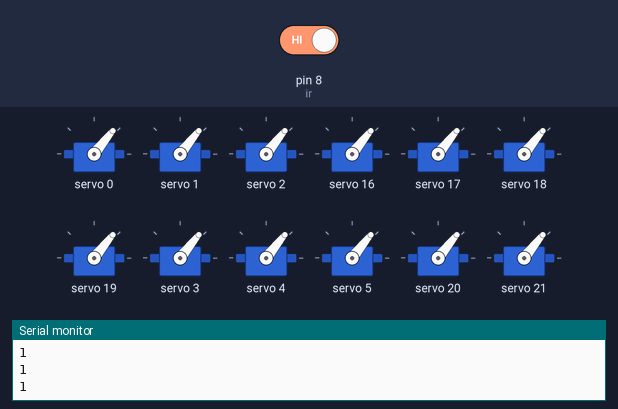
Bench run of a sketch on a simulated Arduino Uno, built with avr-gcc and run on an emulated ATmega328P. On the bench: 12 × servo, the last lines printed to the serial monitor. The test bench sets the inputs (shaded band); at power-on: pin 8 (ir) HIGH.

Above: at 2.7 s.
2.8 s: pin 8 (ir) driven LOW
At 8.38 s:
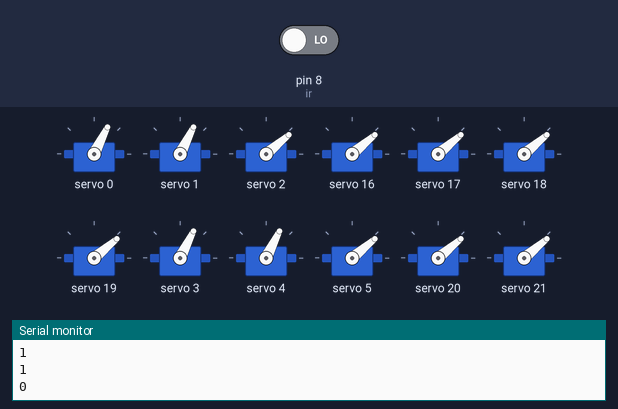
14.3 s: pin 8 (ir) driven HIGH
At 15.88 s:
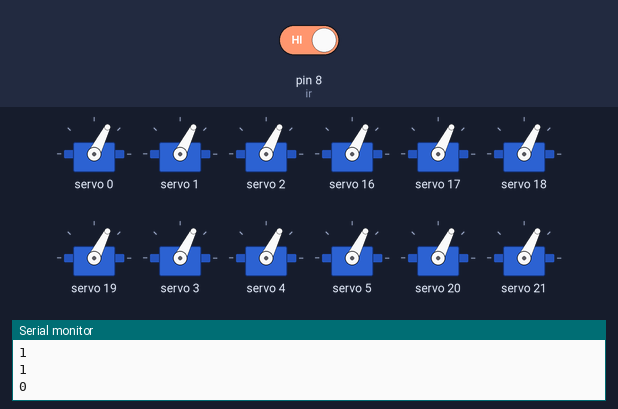
Timing chart, 0 to 18.7 s (numbered marks = the images above; inputs shaded):
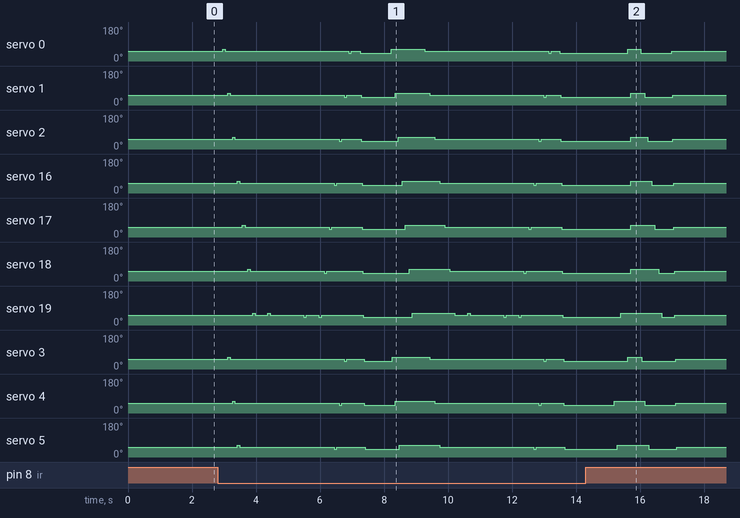

The sketch:

kinetic_mirror1.ino
```cpp
#include <Wire.h>
#include <Adafruit_PWMServoDriver.h>

// called this way, it uses the default address 0x40
Adafruit_PWMServoDriver pwm1 = Adafruit_PWMServoDriver(0x40);
Adafruit_PWMServoDriver pwm2 = Adafruit_PWMServoDriver(0x41);
Adafruit_PWMServoDriver pwm3 = Adafruit_PWMServoDriver(0x42);
Adafruit_PWMServoDriver pwm4 = Adafruit_PWMServoDriver(0x44);

int arr[7][7][2]={
  {{1,0},{1,1},{1,2},{2,0},{2,1},{2,2},{2,3}},
  {{1,3},{1,4},{1,5},{2,4},{2,5},{2,6},{2,7}},
  {{1,6},{1,7},{1,8},{2,8},{2,9},{2,10},{2,11}},
  {{4,0},{4,1},{4,2},{3,0},{3,1},{3,2},{3,3}},
  {{4,3},{4,4},{4,5},{3,4},{3,5},{3,6},{3,7}},
  {{4,6},{4,7},{4,8},{3,8},{3,9},{3,10},{3,11}},
  {{4,9},{4,10},{4,11},{3,12},{3,13},{3,14},{3,15}}
};


#define SERVOMIN  180 // This is the 'minimum' pulse length count (out of 4096)
#define SERVOMAX  250 // This is the 'maximum' pulse length count (out of 4096)
#define USMIN  600 // This is the rounded 'minimum' microsecond length based on the minimum pulse of 150
#define USMAX  2400 // This is the rounded 'maximum' microsecond length based on the maximum pulse of 600
#define SERVO_FREQ 50 // Analog servos run at ~50 Hz updates

// our servo # counter
uint8_t servonum = 0;


// column wave..........................
void rotatecolumn(int spin){
  for(int i = 0; i<7 ;i++){
  if(arr[i][0][0] == 1){
    pwm1.setPWM(arr[i][0][1],0,spin);
    }
   else if(arr[i][0][0] == 4){
    pwm4.setPWM(arr[i][0][1],0,spin);
    }
     delay(15);
  }
  for(int i = 0; i<7 ;i++){
  if(arr[i][1][0] == 1){
    pwm1.setPWM(arr[i][1][1],0,spin);
    }
   else if(arr[i][1][0] == 4){
    pwm4.setPWM(arr[i][1][1],0,spin);
    }
     delay(15);
  }
  for(int i = 0; i<7 ;i++){
  if(arr[i][2][0] == 1){
    pwm1.setPWM(arr[i][2][1],0,spin);
    }
   else if(arr[i][2][0] == 4){
    pwm4.setPWM(arr[i][2][1],0,spin);
    }
     delay(15);
  }
  for(int i = 0; i<7 ;i++){
  if(arr[i][3][0] == 2){
    pwm2.setPWM(arr[i][3][1],0,spin);
    }
   else if(arr[i][3][0] == 3){
    pwm3.setPWM(arr[i][3][1],0,spin);
    }
     delay(15);
  }
  for(int i = 0; i<7 ;i++){
  if(arr[i][4][0] == 2){
    pwm2.setPWM(arr[i][4][1],0,spin);
    }
   else if(arr[i][4][0] == 3){
    pwm3.setPWM(arr[i][4][1],0,spin);
    }
     delay(15);
  }
  for(int i = 0; i<7 ;i++){
  if(arr[i][5][0] == 2){
    pwm2.setPWM(arr[i][5][1],0,spin);
    }
   else if(arr[i][5][0] == 3){
    pwm3.setPWM(arr[i][5][1],0,spin);
    }
     delay(15);
  }
  for(int i = 0; i<7 ;i++){
  if(arr[i][6][0] == 2){
    pwm2.setPWM(arr[i][6][1],0,spin);
    }
   else if(arr[i][6][0] == 3){
    pwm3.setPWM(arr[i][6][1],0,spin);
    }
     delay(15);
  }
  }
// circle loop.......................................
void circleloop(int spin){
  //part1
  pwm3.setPWM(arr[3][3][1],0,spin);
  delay(100);
  for(int i=2;i<5;i++){
    if(arr[i][4][0]==2){
    pwm2.setPWM(arr[i][4][1],0,spin);
    }
    else if(arr[i][4][0]==3){
    pwm3.setPWM(arr[i][4][1],0,spin);
    }
  }
  delay(100);
  for(int i=4;i>1;i--){
    if(arr[4][i][0]==3){
    pwm3.setPWM(arr[4][i][1],0,spin);
    }
    else if(arr[4][i][0]==4){
    pwm4.setPWM(arr[4][i][1],0,spin);
    }
  }
  delay(100);
  for(int i=4;i>1;i--){
    if(arr[i][2][0]==4){
    pwm4.setPWM(arr[i][2][1],0,spin);
    }
    else if(arr[i][2][0]==1){
    pwm1.setPWM(arr[i][2][1],0,spin);
    }
  }
  delay(100);
  for(int i=2;i<5;i++){
    if(arr[2][i][0]==1){
    pwm1.setPWM(arr[2][i][1],0,spin);
    }
    else if(arr[2][i][0]==2){
    pwm2.setPWM(arr[2][i][1],0,spin);
    }
  }
  delay(100);
//part2
  for(int i=1;i<6;i++){
    if(arr[i][5][0]==2){
    pwm2.setPWM(arr[i][5][1],0,spin);
    }
    else if(arr[i][5][0]==3){
    pwm3.setPWM(arr[i][5][1],0,spin);
    }
  }
  delay(100);
  for(int i=5;i>0;i--){
    if(arr[5][i][0]==3){
    pwm3.setPWM(arr[5][i][1],0,spin);
    }
    else if(arr[5][i][0]==4){
    pwm4.setPWM(arr[5][i][1],0,spin);
    }
  }
  delay(100);
  for(int i=5;i>0;i--){
    if(arr[i][1][0]==4){
    pwm4.setPWM(arr[i][1][1],0,spin);
    }
    else if(arr[i][1][0]==1){
    pwm1.setPWM(arr[i][1][1],0,spin);
    }
  }
  delay(100);
  for(int i=1;i<6;i++){
    if(arr[1][i][0]==1){
    pwm1.setPWM(arr[1][i][1],0,spin);
    }
    else if(arr[1][i][0]==2){
    pwm2.setPWM(arr[1][i][1],0,spin);
    }
  }
  delay(100);
//part3
  for(int i=0;i<7;i++){
    if(arr[i][6][0]==2){
    pwm2.setPWM(arr[i][6][1],0,spin);
    }
    else if(arr[i][6][0]==3){
    pwm3.setPWM(arr[i][6][1],0,spin);
    }
  }
  delay(100);
  for(int i=6;i>=0;i--){
    if(arr[6][i][0]==3){
    pwm3.setPWM(arr[6][i][1],0,spin);
    }
    else if(arr[6][i][0]==4){
    pwm4.setPWM(arr[6][i][1],0,spin);
    }
  }
  delay(100);
  for(int i=6;i>=0;i--){
    if(arr[i][0][0]==4){
    pwm4.setPWM(arr[i][0][1],0,spin);
    }
    else if(arr[i][0][0]==1){
    pwm1.setPWM(arr[i][0][1],0,spin);
    }
  }
  delay(100);
  for(int i=0;i<7;i++){
    if(arr[0][i][0]==1){
    pwm1.setPWM(arr[0][i][1],0,spin);
    }
    else if(arr[0][i][0]==2){
    pwm2.setPWM(arr[0][i][1],0,spin);
    }
  }
  delay(100);
}

// circle loop inverse..................................................

void circleloopinv(int spin){
  //part1
  for(int i=6;i>=0;i--){
    if(arr[0][i][0]==2){
    pwm2.setPWM(arr[0][i][1],0,spin);
    }
    else if(arr[0][i][0]==1){
    pwm1.setPWM(arr[0][i][1],0,spin);
    }
  }
  delay(100);
  for(int i=0;i<7;i++){
    if(arr[i][0][0]==1){
    pwm1.setPWM(arr[i][0][1],0,spin);
    }
    else if(arr[i][0][0]==4){
    pwm4.setPWM(arr[i][0][1],0,spin);
    }
  }
  delay(100);
  for(int i=0;i<7;i++){
    if(arr[6][i][0]==4){
    pwm4.setPWM(arr[6][i][1],0,spin);
    }
    else if(arr[6][i][0]==3){
    pwm3.setPWM(arr[6][i][1],0,spin);
    }
  }
  delay(100);
  for(int i=6;i>=0;i--){
    if(arr[i][6][0]==3){
    pwm3.setPWM(arr[i][6][1],0,spin);
    }
    else if(arr[i][6][0]==2){
    pwm2.setPWM(arr[i][6][1],0,spin);
    }
  }
  delay(100);


//part2

  for(int i=5;i>0;i--){
    if(arr[1][i][0]==2){
    pwm2.setPWM(arr[1][i][1],0,spin);
    }
    else if(arr[1][i][0]==1){
    pwm1.setPWM(arr[1][i][1],0,spin);
    }
  }
  delay(100);
  for(int i=1;i<6;i++){
    if(arr[i][1][0]==1){
    pwm1.setPWM(arr[i][1][1],0,spin);
    }
    else if(arr[i][1][0]==4){
    pwm4.setPWM(arr[i][1][1],0,spin);
    }
  }
  delay(100);
  for(int i=1;i<6;i++){
    if(arr[5][i][0]==4){
    pwm4.setPWM(arr[5][i][1],0,spin);
    }
    else if(arr[5][i][0]==3){
    pwm3.setPWM(arr[5][i][1],0,spin);
    }
  }
  delay(100);
  for(int i=5;i>0;i--){
    if(arr[i][5][0]==3){
    pwm3.setPWM(arr[i][5][1],0,spin);
    }
    else if(arr[i][5][0]==2){
    pwm2.setPWM(arr[i][5][1],0,spin);
    }
  }
  delay(100);


  //part3

  for(int i=4;i>1;i--){
    if(arr[2][i][0]==2){
    pwm2.setPWM(arr[2][i][1],0,spin);
    }
    else if(arr[2][i][0]==1){
    pwm1.setPWM(arr[2][i][1],0,spin);
    }
  }
  delay(100);
  for(int i=2;i<5;i++){
    if(arr[i][2][0]==1){
    pwm1.setPWM(arr[i][2][1],0,spin);
    }
    else if(arr[i][2][0]==4){
    pwm4.setPWM(arr[i][2][1],0,spin);
    }
  }
  delay(100);
  for(int i=2;i<5;i++){
    if(arr[4][i][0]==4){
    pwm4.setPWM(arr[4][i][1],0,spin);
    }
    else if(arr[4][i][0]==3){
    pwm3.setPWM(arr[4][i][1],0,spin);
    }
  }
  delay(100);
 for(int i=4;i>1;i++){
    if(arr[i][4][0]==3){
    pwm3.setPWM(arr[i][4][1],0,spin);
    }
    else if(arr[i][4][0]==2){
    pwm2.setPWM(arr[i][4][1],0,spin);
    }
  }
  delay(100);
  pwm3.setPWM(arr[3][3][1],0,spin);
  delay(100);
}

// row wave..............................................................
void rotaterow(int spin){
  for(int i = 0; i<7 ;i++){
  if(arr[0][i][0] == 1){
    pwm1.setPWM(arr[0][i][1],0,spin);
    }
   else if(arr[0][i][0] == 2){
    pwm2.setPWM(arr[0][i][1],0,spin);
    }
     delay(15);
  }
  for(int i = 0; i<7 ;i++){
  if(arr[1][i][0] == 1){
    pwm1.setPWM(arr[1][i][1],0,spin);
    }
   else if(arr[1][i][0] == 2){
    pwm2.setPWM(arr[1][i][1],0,spin);
    }
     delay(15);
  }
  for(int i = 0; i<7 ;i++){
  if(arr[2][i][0] == 1){
    pwm1.setPWM(arr[2][i][1],0,spin);
    }
   else if(arr[2][i][0] == 2){
    pwm2.setPWM(arr[2][i][1],0,spin);
    }
     delay(15);
  }
  for(int i = 0; i<7 ;i++){
  if(arr[3][i][0] == 4){
    pwm4.setPWM(arr[3][i][1],0,spin);
    }
   else if(arr[3][i][0] == 3){
    pwm3.setPWM(arr[3][i][1],0,spin);
    }
     delay(15);
  }
  for(int i = 0; i<7 ;i++){
  if(arr[4][i][0] == 4){
    pwm4.setPWM(arr[4][i][1],0,spin);
    }
   else if(arr[4][i][0] == 3){
    pwm3.setPWM(arr[4][i][1],0,spin);
    }
     delay(15);
  }
  for(int i = 0; i<7 ;i++){
  if(arr[5][i][0] == 4){
    pwm4.setPWM(arr[5][i][1],0,spin);
    }
   else if(arr[5][i][0] == 3){
    pwm3.setPWM(arr[5][i][1],0,spin);
    }
     delay(15);
  }
  for(int i = 0; i<7 ;i++){
  if(arr[6][i][0] == 4){
    pwm4.setPWM(arr[6][i][1],0,spin);
    }
   else if(arr[6][i][0] == 3){
    pwm3.setPWM(arr[6][i][1],0,spin);
    }
     delay(15);
  }
  }
// diagonal wave..............................................
void wave(int s1, int s2){
  int i,j ;
  for(i=0;i<7;i++){
    for(j=0;j<7;j++){
        if(i==j){
          if(i==0 && j==0){
            pwm1.setPWM(arr[0][0][1],0,s1);
            delay(75);
            pwm1.setPWM(arr[0][0][1],0,s2);
            delay(75);
          }
          else if(i==1 && j==1){
            pwm1.setPWM(arr[2][0][1],0,s1);
            pwm1.setPWM(arr[1][1][1],0,s1);
            pwm1.setPWM(arr[0][2][1],0,s1);
            delay(75);
            pwm1.setPWM(arr[2][0][1],0,s2);
            pwm1.setPWM(arr[1][1][1],0,s2);
            pwm1.setPWM(arr[0][2][1],0,s2);
            delay(75);
          }
          else if(i==2 && j==2){
            pwm4.setPWM(arr[4][0][1],0,s1);
            pwm4.setPWM(arr[3][1][1],0,s1);
            pwm1.setPWM(arr[2][2][1],0,s1);
            pwm2.setPWM(arr[1][3][1],0,s1);
            pwm2.setPWM(arr[0][4][1],0,s1);
           delay(75);
            pwm4.setPWM(arr[4][0][1],0,s2);
            pwm4.setPWM(arr[3][1][1],0,s2);
            pwm1.setPWM(arr[2][2][1],0,s2);
            pwm2.setPWM(arr[1][3][1],0,s2);
            pwm2.setPWM(arr[0][4][1],0,s2);
            delay(75);

          }
          else if(i==3 && j==3){
            pwm4.setPWM(arr[6][0][1],0,s1);
            pwm4.setPWM(arr[5][1][1],0,s1);
            pwm4.setPWM(arr[4][2][1],0,s1);
            pwm3.setPWM(arr[3][3][1],0,s1);
            pwm2.setPWM(arr[2][4][1],0,s1);
            pwm2.setPWM(arr[1][5][1],0,s1);
            pwm2.setPWM(arr[0][6][1],0,s1);
            delay(75);
            pwm4.setPWM(arr[6][0][1],0,s2);
            pwm4.setPWM(arr[5][1][1],0,s2);
            pwm4.setPWM(arr[4][2][1],0,s2);
            pwm3.setPWM(arr[3][3][1],0,s2);
            pwm2.setPWM(arr[2][4][1],0,s2);
            pwm2.setPWM(arr[1][5][1],0,s2);
            pwm2.setPWM(arr[0][6][1],0,s2);
            delay(75);
          }
          else if(i==4 && j==4){
            pwm4.setPWM(arr[6][2][1],0,s1);
            pwm3.setPWM(arr[5][3][1],0,s1);
            pwm3.setPWM(arr[4][4][1],0,s1);
            pwm3.setPWM(arr[3][5][1],0,s1);
            pwm2.setPWM(arr[2][6][1],0,s1);
            delay(75);
            pwm4.setPWM(arr[6][2][1],0,s2);
            pwm3.setPWM(arr[5][3][1],0,s2);
            pwm3.setPWM(arr[4][4][1],0,s2);
            pwm3.setPWM(arr[3][5][1],0,s2);
            pwm2.setPWM(arr[2][6][1],0,s2);
            delay(75);
          }
          else if(i==5 && j==5){
            pwm3.setPWM(arr[6][4][1],0,s1);
            pwm3.setPWM(arr[5][5][1],0,s1);
            pwm3.setPWM(arr[4][6][1],0,s1);
            delay(75);
            pwm3.setPWM(arr[6][4][1],0,s2);
            pwm3.setPWM(arr[5][5][1],0,s2);
            pwm3.setPWM(arr[4][6][1],0,s2);
            delay(75);
          }
          else if(i==6 && j==6){
            pwm3.setPWM(arr[6][6][1],0,s1);
           delay(75);
            pwm3.setPWM(arr[6][6][1],0,s2);
            delay(75);
          }
    }
    else if (i!=j){
      if(i==0 && j==1){
        pwm1.setPWM(arr[0][1][1],0,s1);
        pwm1.setPWM(arr[1][0][1],0,s1);
        delay(75);
        pwm1.setPWM(arr[0][1][1],0,s2);
        pwm1.setPWM(arr[1][0][1],0,s2);
        delay(75);
      }
      else if(i==1 && j==2){
        pwm4.setPWM(arr[3][0][1],0,s1);
        pwm1.setPWM(arr[2][1][1],0,s1);
        pwm1.setPWM(arr[1][2][1],0,s1);
        pwm2.setPWM(arr[0][3][1],0,s1);
        delay(75);
        pwm4.setPWM(arr[3][0][1],0,s2);
        pwm1.setPWM(arr[2][1][1],0,s2);
        pwm1.setPWM(arr[1][2][1],0,s2);
        pwm2.setPWM(arr[0][3][1],0,s2);
        delay(75);
      }
      else if(i==2 && j==3){
        pwm4.setPWM(arr[5][0][1],0,s1);
        pwm4.setPWM(arr[4][1][1],0,s1);
        pwm4.setPWM(arr[3][2][1],0,s1);
        pwm2.setPWM(arr[2][3][1],0,s1);
        pwm2.setPWM(arr[1][4][1],0,s1);
        pwm2.setPWM(arr[0][5][1],0,s1);
        delay(75);
        pwm4.setPWM(arr[5][0][1],0,s2);
        pwm4.setPWM(arr[4][1][1],0,s2);
        pwm4.setPWM(arr[3][2][1],0,s2);
        pwm2.setPWM(arr[2][3][1],0,s2);
        pwm2.setPWM(arr[1][4][1],0,s2);
        pwm2.setPWM(arr[0][5][1],0,s2);
        delay(75);
      }
      else if(i==3 && j==4){
        pwm4.setPWM(arr[6][1][1],0,s1);
        pwm4.setPWM(arr[5][2][1],0,s1);
        pwm3.setPWM(arr[4][3][1],0,s1);
        pwm3.setPWM(arr[3][4][1],0,s1);
        pwm2.setPWM(arr[2][5][1],0,s1);
        pwm2.setPWM(arr[1][6][1],0,s1);
        delay(75);
        pwm4.setPWM(arr[6][1][1],0,s2);
        pwm4.setPWM(arr[5][2][1],0,s2);
        pwm3.setPWM(arr[4][3][1],0,s2);
        pwm3.setPWM(arr[3][4][1],0,s2);
        pwm2.setPWM(arr[2][5][1],0,s2);
        pwm2.setPWM(arr[1][6][1],0,s2);
        delay(75);
      }
      else if(i==4 && j==5){
        pwm4.setPWM(arr[6][3][1],0,s1);
        pwm3.setPWM(arr[5][4][1],0,s1);
        pwm3.setPWM(arr[4][5][1],0,s1);
        pwm2.setPWM(arr[3][6][1],0,s1);
        delay(75);
        pwm4.setPWM(arr[6][3][1],0,s2);
        pwm3.setPWM(arr[5][4][1],0,s2);
        pwm3.setPWM(arr[4][5][1],0,s2);
        pwm2.setPWM(arr[3][6][1],0,s2);
        delay(75);
      }
      else if(i==5 && j==6){
        pwm3.setPWM(arr[6][5][1],0,s1);
        pwm3.setPWM(arr[5][6][1],0,s1);
        delay(75);
        pwm3.setPWM(arr[6][5][1],0,s2);
        pwm3.setPWM(arr[5][6][1],0,s2);
        delay(75);
      }

    }
  }

}
}

// inverse diagonal wave.......................................
void invwave(int s1, int s2){
  int i,j ;
  for(i=6;i>=0;i--){
    for(j=6;j>=0;j--){
        if(i==j){
          if(i==0 && j==0){
            pwm1.setPWM(arr[0][0][1],0,s1);
            delay(75);
            pwm1.setPWM(arr[0][0][1],0,s2);
            delay(75);
          }
          else if(i==1 && j==1){
            pwm1.setPWM(arr[2][0][1],0,s1);
            pwm1.setPWM(arr[1][1][1],0,s1);
            pwm1.setPWM(arr[0][2][1],0,s1);
            delay(75);
            pwm1.setPWM(arr[2][0][1],0,s2);
            pwm1.setPWM(arr[1][1][1],0,s2);
            pwm1.setPWM(arr[0][2][1],0,s2);
            delay(75);
          }
          else if(i==2 && j==2){
            pwm4.setPWM(arr[4][0][1],0,s1);
            pwm4.setPWM(arr[3][1][1],0,s1);
            pwm1.setPWM(arr[2][2][1],0,s1);
            pwm2.setPWM(arr[1][3][1],0,s1);
            pwm2.setPWM(arr[0][4][1],0,s1);
           delay(75);
            pwm4.setPWM(arr[4][0][1],0,s2);
            pwm4.setPWM(arr[3][1][1],0,s2);
            pwm1.setPWM(arr[2][2][1],0,s2);
            pwm2.setPWM(arr[1][3][1],0,s2);
            pwm2.setPWM(arr[0][4][1],0,s2);
            delay(75);

          }
          else if(i==3 && j==3){
            pwm4.setPWM(arr[6][0][1],0,s1);
            pwm4.setPWM(arr[5][1][1],0,s1);
            pwm4.setPWM(arr[4][2][1],0,s1);
            pwm3.setPWM(arr[3][3][1],0,s1);
            pwm2.setPWM(arr[2][4][1],0,s1);
            pwm2.setPWM(arr[1][5][1],0,s1);
            pwm2.setPWM(arr[0][6][1],0,s1);
            delay(75);
            pwm4.setPWM(arr[6][0][1],0,s2);
            pwm4.setPWM(arr[5][1][1],0,s2);
            pwm4.setPWM(arr[4][2][1],0,s2);
            pwm3.setPWM(arr[3][3][1],0,s2);
            pwm2.setPWM(arr[2][4][1],0,s2);
            pwm2.setPWM(arr[1][5][1],0,s2);
            pwm2.setPWM(arr[0][6][1],0,s2);
            delay(75);
          }
          else if(i==4 && j==4){
            pwm4.setPWM(arr[6][2][1],0,s1);
            pwm3.setPWM(arr[5][3][1],0,s1);
            pwm3.setPWM(arr[4][4][1],0,s1);
            pwm3.setPWM(arr[3][5][1],0,s1);
            pwm2.setPWM(arr[2][6][1],0,s1);
            delay(75);
            pwm4.setPWM(arr[6][2][1],0,s2);
            pwm3.setPWM(arr[5][3][1],0,s2);
            pwm3.setPWM(arr[4][4][1],0,s2);
            pwm3.setPWM(arr[3][5][1],0,s2);
            pwm2.setPWM(arr[2][6][1],0,s2);
            delay(75);
          }
          else if(i==5 && j==5){
            pwm3.setPWM(arr[6][4][1],0,s1);
            pwm3.setPWM(arr[5][5][1],0,s1);
            pwm3.setPWM(arr[4][6][1],0,s1);
            delay(75);
            pwm3.setPWM(arr[6][4][1],0,s2);
            pwm3.setPWM(arr[5][5][1],0,s2);
            pwm3.setPWM(arr[4][6][1],0,s2);
            delay(75);
          }

    }
    else if (i!=j){
      if(i==0 && j==1){
        pwm1.setPWM(arr[0][1][1],0,s1);
        pwm1.setPWM(arr[1][0][1],0,s1);
        delay(75);
        pwm1.setPWM(arr[0][1][1],0,s2);
        pwm1.setPWM(arr[1][0][1],0,s2);
        delay(75);
      }
      else if(i==1 && j==2){
        pwm4.setPWM(arr[3][0][1],0,s1);
        pwm1.setPWM(arr[2][1][1],0,s1);
        pwm1.setPWM(arr[1][2][1],0,s1);
        pwm2.setPWM(arr[0][3][1],0,s1);
        delay(75);
        pwm4.setPWM(arr[3][0][1],0,s2);
        pwm1.setPWM(arr[2][1][1],0,s2);
        pwm1.setPWM(arr[1][2][1],0,s2);
        pwm2.setPWM(arr[0][3][1],0,s2);
        delay(75);
      }
      else if(i==2 && j==3){
        pwm4.setPWM(arr[5][0][1],0,s1);
        pwm4.setPWM(arr[4][1][1],0,s1);
        pwm4.setPWM(arr[3][2][1],0,s1);
        pwm2.setPWM(arr[2][3][1],0,s1);
        pwm2.setPWM(arr[1][4][1],0,s1);
        pwm2.setPWM(arr[0][5][1],0,s1);
        delay(75);
        pwm4.setPWM(arr[5][0][1],0,s2);
        pwm4.setPWM(arr[4][1][1],0,s2);
        pwm4.setPWM(arr[3][2][1],0,s2);
        pwm2.setPWM(arr[2][3][1],0,s2);
        pwm2.setPWM(arr[1][4][1],0,s2);
        pwm2.setPWM(arr[0][5][1],0,s2);
        delay(75);
      }
      else if(i==3 && j==4){
        pwm4.setPWM(arr[6][1][1],0,s1);
        pwm4.setPWM(arr[5][2][1],0,s1);
        pwm3.setPWM(arr[4][3][1],0,s1);
        pwm3.setPWM(arr[3][4][1],0,s1);
        pwm2.setPWM(arr[2][5][1],0,s1);
        pwm2.setPWM(arr[1][6][1],0,s1);
        delay(75);
        pwm4.setPWM(arr[6][1][1],0,s2);
        pwm4.setPWM(arr[5][2][1],0,s2);
        pwm3.setPWM(arr[4][3][1],0,s2);
        pwm3.setPWM(arr[3][4][1],0,s2);
        pwm2.setPWM(arr[2][5][1],0,s2);
        pwm2.setPWM(arr[1][6][1],0,s2);
        delay(75);
      }
      else if(i==4 && j==5){
        pwm4.setPWM(arr[6][3][1],0,s1);
        pwm3.setPWM(arr[5][4][1],0,s1);
        pwm3.setPWM(arr[4][5][1],0,s1);
        pwm2.setPWM(arr[3][6][1],0,s1);
        delay(75);
        pwm4.setPWM(arr[6][3][1],0,s2);
        pwm3.setPWM(arr[5][4][1],0,s2);
        pwm3.setPWM(arr[4][5][1],0,s2);
        pwm2.setPWM(arr[3][6][1],0,s2);
        delay(75);
      }
      else if(i==5 && j==6){
        pwm3.setPWM(arr[6][5][1],0,s1);
        pwm3.setPWM(arr[5][6][1],0,s1);
        delay(75);
        pwm3.setPWM(arr[6][5][1],0,s2);
        pwm3.setPWM(arr[5][6][1],0,s2);
        delay(75);
      }

    }
  }

}
}

// PIR initialization.............
int ir = 8;
int irvalue;

void setup(){
  Serial.begin(9600);
  Serial.println("8 channel Servo test!");

  pwm1.begin();
  pwm2.begin();
  pwm3.begin();
  pwm4.begin();
  pinMode(ir,INPUT);
  /*
   * In theory the internal oscillator (clock) is 25MHz but it really isn't
   * that precise. You can 'calibrate' this by tweaking this number until
   * you get the PWM update frequency you're expecting!
   * The int.osc. for the PCA9685 chip is a range between about 23-27MHz and
   * is used for calculating things like writeMicroseconds()
   * Analog servos run at ~50 Hz updates, It is importaint to use an
   * oscilloscope in setting the int.osc frequency for the I2C PCA9685 chip.
   * 1) Attach the oscilloscope to one of the PWM signal pins and ground on
   *    the I2C PCA9685 chip you are setting the value for.
   * 2) Adjust setOscillatorFrequency() until the PWM update frequency is the
   *    expected value (50Hz for most ESCs)
   * Setting the value here is specific to each individual I2C PCA9685 chip and
   * affects the calculations for the PWM update frequency.
   * Failure to correctly set the int.osc value will cause unexpected PWM results
   */
  pwm1.setOscillatorFrequency(27000000);
  pwm1.setPWMFreq(SERVO_FREQ);  // Analog servos run at ~50 Hz updates

  pwm2.setOscillatorFrequency(27000000);
  pwm2.setPWMFreq(SERVO_FREQ);  // Analog servos run at ~50 Hz updates

  pwm3.setOscillatorFrequency(27000000);
  pwm3.setPWMFreq(SERVO_FREQ);  // Analog servos run at ~50 Hz updates

  pwm4.setOscillatorFrequency(27000000);
  pwm4.setPWMFreq(SERVO_FREQ);  // Analog servos run at ~50 Hz updates

  delay(10);
}

// You can use this function if you'd like to set the pulse length in seconds
// e.g. setServoPulse(0, 0.001) is a ~1 millisecond pulse width. It's not precise!


void loop() {

  irvalue=digitalRead(ir);
  Serial.println(irvalue);
  if (irvalue==0){
    wave(245,220);
    delay(200);
    invwave(195,220);
    delay(200);
    rotaterow(195);
    delay(200);
    rotatecolumn(245);
    delay(200);
    wave(245,220);
    delay(200);
    invwave(195,220);
    delay(200);

    rotaterow(195);
    delay(200);
    circleloop(245);
    delay(200);

    rotatecolumn(195);
    delay(200);

  }
  else if (irvalue==1){
    rotaterow(220);
    delay(200);
  }
  irvalue=1;
  delay(10);
  }
```
